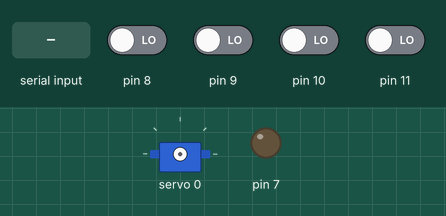
Simulated run of this sketch. Board: Arduino Uno, built with avr-gcc and run on an emulated ATmega328P. Shown: servo, output pins drawn as LEDs (lit = HIGH). Inputs (shaded band) come from the test bench; at power-on: pin 8–11 LOW. What the sketch prints to the serial monitor is not drawn.

Above: at 1.2 s.
1.3 s: "R90\n" received over Serial
At 3.3 s:
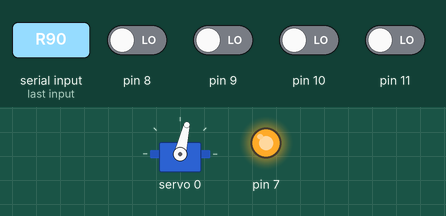
4.1 s: "L90\n" received over Serial
At 8.7 s:
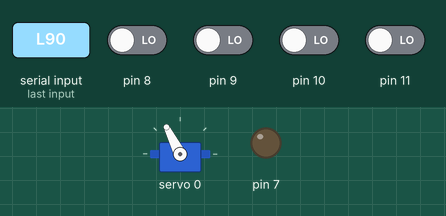
8.9 s: "R,45\n" received over Serial
At 14.0 s:
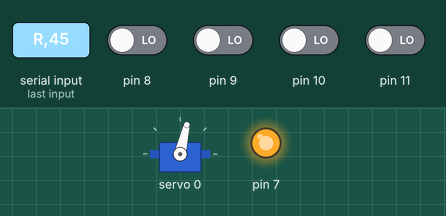
Timing chart, 0 to 15.5 s (numbered marks = the images above; inputs shaded):
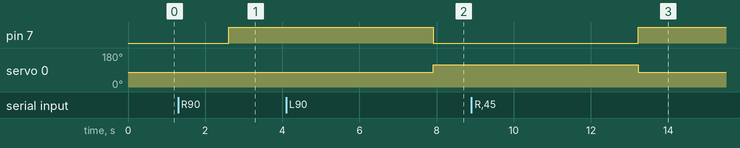

Measured:
- after the input at 1.3 s, pin 7: LOW → HIGH after 1.3 s
- after the input at 4.1 s, pin 7: HIGH → LOW after 3.8 s; servo 0: 77° → 117° after 3.8 s
- after the input at 8.9 s, pin 7: LOW → HIGH after 4.3 s; servo 0: 117° → 77° after 4.3 s

The sketch:

EyeCode.ino
```cpp
/*
Greetings Ram - Blinking Eye Code
          This version takes letters from Rasbperry Pi to control eyes
Authors: Michael Lu & Jose Mojica-Ramos (Fall 2024)
Editor: Jose Mojica-Ramos & Michelle Vasquez
Edited: April 9, 2025
*/


#include <Servo.h>
#include <Wire.h>
#include <Adafruit_PWMServoDriver.h>

Adafruit_PWMServoDriver pwm = Adafruit_PWMServoDriver();

// Servo Constants
#define SERVOMIN 140  // this is the 'minimum' pulse length count (out of 4096)
#define SERVOMAX 520  // this is the 'maximum' pulse length count (out of 4096)

// our servo # counter
uint8_t servonum = 0;  // "Anything with an "x" is Left/Right, Anything with a "y" is Up/Down" - Michael
int xVal, yVal;
int xSum = 512, ySum = 512;     // Eye position Variables
int xMovement;                       // Left/Right Movement
int UpY_Movement, DownY_Movement;    // Up/Down Movement
int TL_Lid, BL_Lid, TR_Lid, BR_Lid;  // Eyelids variables
int trimval;
int tempVar;  // Temp Value for moving left and right
/* Legend:
      LR    : Left-Right        Pin 0     (280 = Right, 380 = Left)
      EUD   : Eyes Up-Down      Pin 1     (380, 500)
      TL_Lid: Top-Left Lid      Pin 2     605
      BL_Lid: Bottom-Left Lid   Pin 3     135
      TR_Lid: Top-Right Lid     Pin 4     95
      BR_Lid: Bottom-Right Lid  Pin 5     555
      Gold-Arm: Arm Servo 1     Pin 6     45
      Black_Arm: Arm Servo 2    Pin 7     180
*/

// Serial Motor Input
char receivedChar;
boolean newData = false;

void setup() {
  Serial.begin(9600);                       // Serial Initialization **(DON'T TOUCH)**
  Serial.println("\nStarting Program:\n");  // Just to verify in Monitor that code is running

  // Input Pin setup
  pinMode(8, INPUT);   //+x
  pinMode(9, INPUT);   //-x
  pinMode(10, INPUT);  //+y
  pinMode(11, INPUT);  //-y

  // Output pin setup
  pinMode(7, OUTPUT);

  // Initial pin state
  digitalWrite(7, LOW);
  digitalWrite(8, LOW);
  digitalWrite(9, LOW);
  digitalWrite(10, LOW);
  digitalWrite(11, LOW);

  // PWM Setup
  pwm.begin();
  pwm.setPWMFreq(60);  // Analog servos run at ~60 Hz updates


  // Determine initial eyelid position
  trimval = map(512, 320, 580, -40, 40);
  TL_Lid = constrain(map(512, 0, 1023, 400, 280) - (trimval - 40), 280, 400);
  TR_Lid = 680 - TL_Lid;
  BL_Lid = constrain(map(512, 0, 1023, 400, 280) + (trimval / 2), 280, 400);
  BR_Lid = 680 - BL_Lid;

  delay(10);
}

void loop() {
  recInfo();
  EyeMovement();
}

// Takes input to then call the right case
void recInfo() {
  if (Serial.available() > 0) {
    receivedChar = Serial.read();
    newData = true;
  }
}


// Function that uses serial input to control the eye movement
void EyeMovement() {
  delay(1000);
  int tempLetter = (receivedChar - '0');
  Serial.println("Starting Loop.");
  delay(100);
  Serial.print("Received Character: ");
  Serial.println(receivedChar);
  delay(100);

  xSum = 512;   // Resetting Eye Position
  ySum = 512;

  // Adjust eye position based on digital input
  if (digitalRead(8) == HIGH && xSum < 1024) {
    xSum += 20;
  }
  if (digitalRead(9) == HIGH && xSum > 0) {
    xSum -= 20;
  }
  if (digitalRead(10) == HIGH && ySum < 700) {
    ySum += 20;
  }
  if (digitalRead(11) == HIGH && ySum > 0) {
    ySum -= 20;
  }

  // Calls function to determine eye movement
  moveEyes(receivedChar, tempLetter);

  // Resetting for next loop
  receivedChar = 0;
  newData = false;

  Serial.println("Resetting Loop.\n");
  delay(100);  // 0.1 second delay
}

void moveEyes(char direction, int tempLetter){
  int  xMovement = map(ySum, 0, 1023, 280, 380);

  // Look RIGHT
  if(direction == 'R'){
    digitalWrite(tempLetter, HIGH);
    delay(100);
    Serial.println("Looking RIGHT.");
    digitalWrite(7, HIGH);              // Set Eyes to move right

    pwm.setPWM(0, 0, xMovement);

    if (digitalRead(7) == HIGH) {   // Look Right
      pwm.setPWM(0, 0, xMovement);  // 280
    }
    else{                           // Look Left
      tempVar = xMovement + 100;    // 380
      pwm.setPWM(0, 0, tempVar);
    }
  }

  // Looking LEFT
  else if (direction == 'L') {
    digitalWrite(tempLetter, LOW);
    delay(100);
    Serial.println("Looking LEFT.");
    digitalWrite(7, LOW);  // Set Eyes to move left

    pwm.setPWM(0, 0, xMovement);

    if (digitalRead(7) == HIGH) {   // Look Right
      pwm.setPWM(0, 0, xMovement);  // 280
    }
    else {                          // Look Left
      tempVar = xMovement + 100;    // 380
      pwm.setPWM(0, 0, tempVar);
    }
  }

  // Move eyes CENTER
  else if (direction == 'C') {
    digitalWrite(tempLetter, HIGH);
    delay(100);
    Serial.println("Looking Straight.");
    digitalWrite(7, HIGH);  // Set Eyes to move up

    xMovement = 330;
    pwm.setPWM(0, 0, xMovement);
    xMovement = 330;

    if (digitalRead(7) == HIGH) {   // Look Right
      pwm.setPWM(0, 0, xMovement);  // 280
    }

    else {                          // Look Left
      tempVar = xMovement + 100;    // 380
      pwm.setPWM(0, 0, tempVar);
    }
  }
}
```
